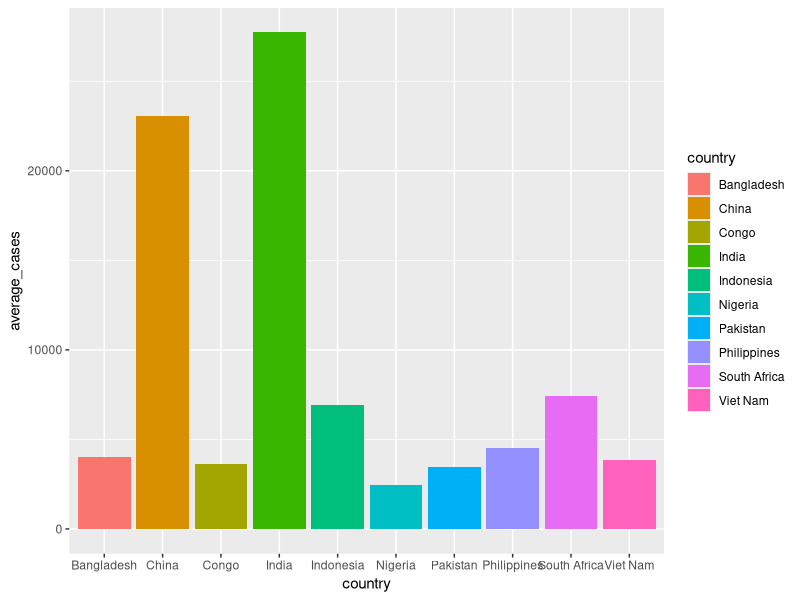
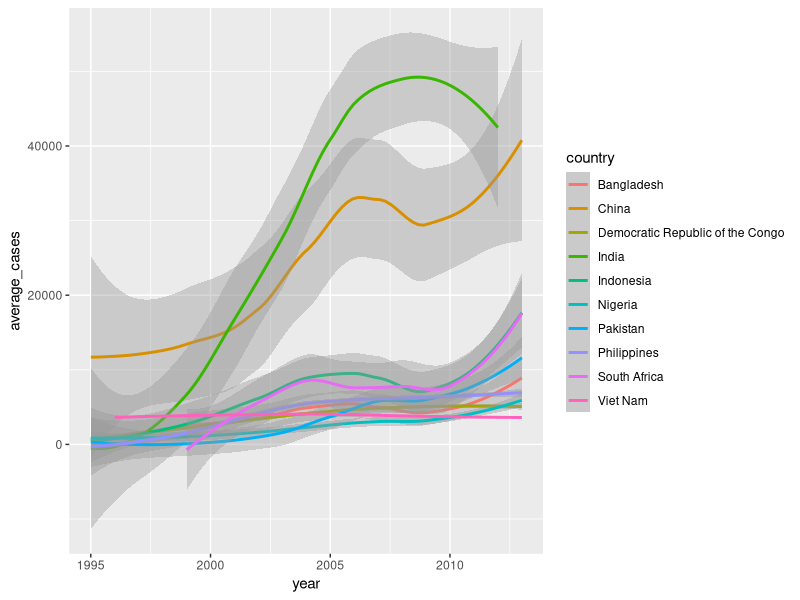
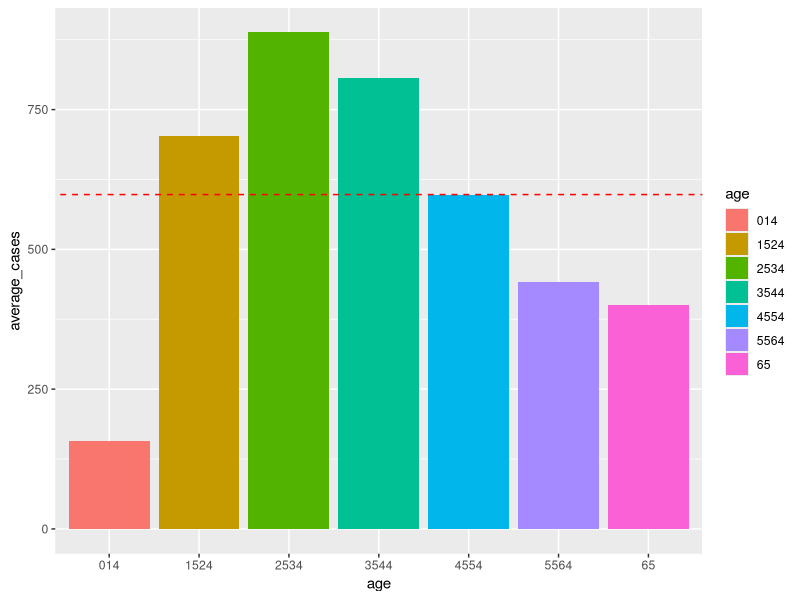

Write R code to recreate these figures, in order.
library(tidyverse)

#######################
# inspect the dataset #
#######################
tidyr::who

##################
# clean the data #
##################
who <- tidyr::who %>%
  # transform column values into single column
  pivot_longer(new_sp_m014:newrel_f65, 
               names_to = "key", 
               values_to = "cases"
               ) %>% 
  # filter missing values
  filter(!is.na(cases)) %>%
  # fix "newrel" values to "new_rel"
  mutate(key = str_replace(key, "newrel", "new_rel")) %>%
  #separate the values in column "key"
  separate(key, c("new", "type", "sex_age"), sep = "_") %>%
  separate(sex_age, c("sex", "age"), sep = 1)

# inspect the "new" variable
who %>% count(new)

# drop redundant columns
who <- who %>% 
  select(-iso2, -iso3, -new)

##################
# Summarise data #
##################

# summarise data by country
who %>% group_by(country) %>%
  summarise(average_cases = round(mean(cases), 0)) %>%
  arrange(desc(average_cases))

# summarise data by gender
who %>% group_by(sex) %>%
  summarise(total_cases = round((sum(cases) / sum(.$cases) * 100), 0))

# summarise data by age
who %>% group_by(age) %>%
  summarise(average_cases = round(mean(cases), 0)) %>%
  arrange(average_cases)

#################################################
# plot average tuberculosis in top 10 countries #
#################################################
top_ten1 <- who %>%
  group_by(country) %>%
  summarise(average_cases = round(mean(cases), 0)) %>%
  ungroup() %>%
  arrange(desc(average_cases)) %>%
  top_n(10)

# Shorten country name for cleaner plot
top_ten2 <- top_ten1 %>%
  mutate(country = str_replace(country, 
                               "Democratic Republic of the Congo", 
                               "Congo"
                               )
         )

ggplot(data = top_ten2) +
  geom_col(aes(x = country, y = average_cases, fill = country))

#####################################################
# plot tuberculosis development in top 10 countries #
#####################################################

top_ten3 <- who %>%
  # limit the original dataset to top 10 countries
  semi_join(top_ten1, by = "country") %>%
  group_by(country, year) %>%
  # calculate average cases per year
  summarise(average_cases = round(mean(cases), 0)) %>%
  ungroup()

ggplot(data = top_ten3) +
  geom_smooth(aes(x = year, y = average_cases, color = country))

###########################################
# plot average tuberculosis in age groups #
###########################################
age_groups <- who %>%
  group_by(age) %>%
  summarise(average_cases = round(mean(cases), 0)) %>%
  arrange(average_cases)

ggplot(data = age_groups) +
  geom_col(aes(x = age, y = average_cases, fill = age)) +
  # add median line to the plot
  geom_abline(slope = 0, 
              intercept = median(age_groups$average_cases),
              color = "red",
              lty = 2)

############################
# Modelling age and gender #
############################

# Divide data to age groups
model_data <- who %>%
  filter(age != "014") %>%
  mutate(age_group = ifelse(age == "1524" | age == "2543" | age == "3544",
         "young", "old"))

# model the data
model1 <- lm(cases ~ age_group, data = model_data)
summary(model1)

# add gender to the model
model2 <- lm(cases ~ age_group + sex, data = model_data)
summary(model2)
